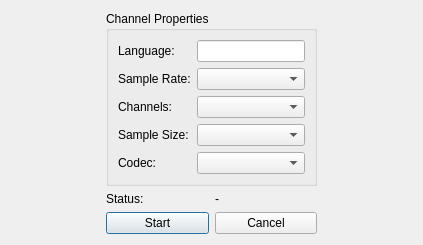
<?xml version="1.0" encoding="UTF-8"?>
<ui version="4.0">
 <class>NewChannelDialog</class>
 <widget class="QDialog" name="NewChannelDialog">
  <property name="geometry">
   <rect>
    <x>0</x>
    <y>0</y>
    <width>423</width>
    <height>223</height>
   </rect>
  </property>
  <property name="windowTitle">
   <string>Create new channel</string>
  </property>
  <layout class="QGridLayout" name="gridLayout_2">
   <item row="0" column="1" colspan="2">
    <widget class="QGroupBox" name="groupBox">
     <property name="title">
      <string>Channel Properties</string>
     </property>
     <layout class="QGridLayout" name="gridLayout">
      <item row="0" column="0">
       <widget class="QLabel" name="label_5">
        <property name="text">
         <string>Language:</string>
        </property>
       </widget>
      </item>
      <item row="0" column="1">
       <widget class="QLineEdit" name="langInput"/>
      </item>
      <item row="1" column="0">
       <widget class="QLabel" name="label">
        <property name="text">
         <string>Sample Rate:</string>
        </property>
       </widget>
      </item>
      <item row="1" column="1">
       <widget class="QComboBox" name="sampleRateBox"/>
      </item>
      <item row="2" column="0">
       <widget class="QLabel" name="label_2">
        <property name="text">
         <string>Channels:</string>
        </property>
       </widget>
      </item>
      <item row="2" column="1">
       <widget class="QComboBox" name="channelBox"/>
      </item>
      <item row="3" column="0">
       <widget class="QLabel" name="label_3">
        <property name="text">
         <string>Sample Size:</string>
        </property>
       </widget>
      </item>
      <item row="3" column="1">
       <widget class="QComboBox" name="sampleSizeBox"/>
      </item>
      <item row="4" column="0">
       <widget class="QLabel" name="label_4">
        <property name="text">
         <string>Codec:</string>
        </property>
       </widget>
      </item>
      <item row="4" column="1">
       <widget class="QComboBox" name="codecBox_2"/>
      </item>
     </layout>
    </widget>
   </item>
   <item row="2" column="1">
    <widget class="QPushButton" name="startBtn">
     <property name="text">
      <string>Start</string>
     </property>
    </widget>
   </item>
   <item row="2" column="2">
    <widget class="QPushButton" name="cancelBtn">
     <property name="text">
      <string>Cancel</string>
     </property>
    </widget>
   </item>
   <item row="0" column="3">
    <spacer name="horizontalSpacer">
     <property name="orientation">
      <enum>Qt::Horizontal</enum>
     </property>
     <property name="sizeHint" stdset="0">
      <size>
       <width>40</width>
       <height>20</height>
      </size>
     </property>
    </spacer>
   </item>
   <item row="0" column="0">
    <spacer name="horizontalSpacer_2">
     <property name="orientation">
      <enum>Qt::Horizontal</enum>
     </property>
     <property name="sizeHint" stdset="0">
      <size>
       <width>40</width>
       <height>20</height>
      </size>
     </property>
    </spacer>
   </item>
   <item row="1" column="1">
    <widget class="QLabel" name="label_6">
     <property name="text">
      <string>Status:</string>
     </property>
    </widget>
   </item>
   <item row="1" column="2">
    <widget class="QLabel" name="statusText">
     <property name="text">
      <string>-</string>
     </property>
    </widget>
   </item>
  </layout>
 </widget>
 <resources/>
 <connections/>
</ui>
